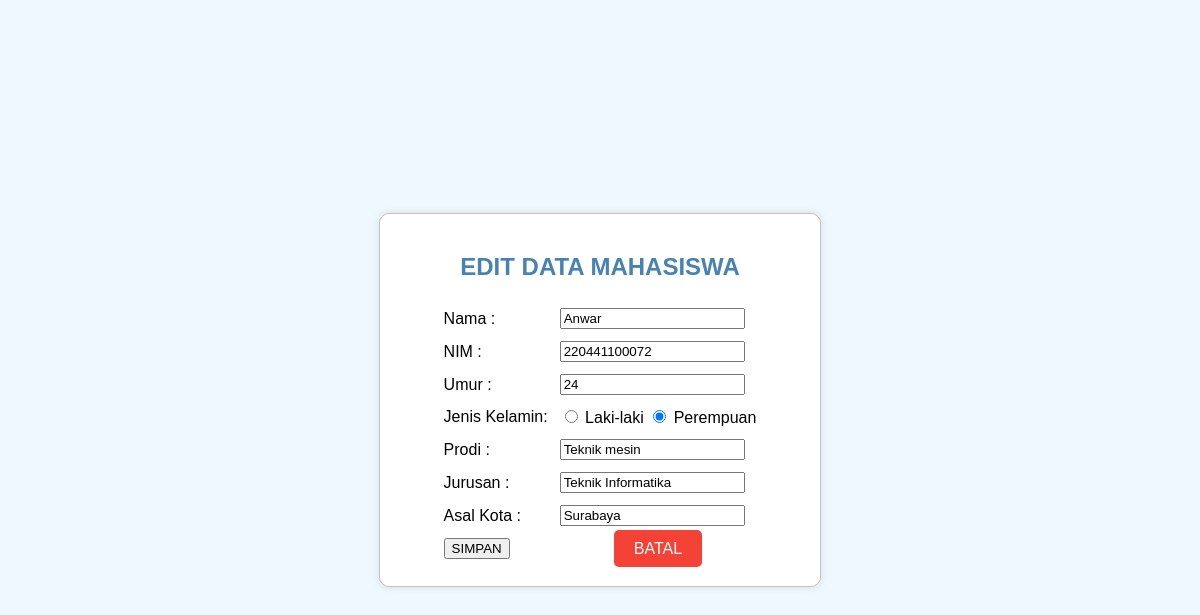
Screenshot of /edit.php?id=6 with the database file from the repository.
### tables this page shows
CREATE TABLE `data_mahasiswa` (
  `id` int(11) NOT NULL,
  `nama` varchar(50) NOT NULL,
  `nim` varchar(255) NOT NULL,
  `umur` int(5) NOT NULL,
  `jenis_kelamin` varchar(10) NOT NULL,
  `prodi` varchar(20) NOT NULL,
  `jurusan` varchar(20) NOT NULL,
  `asal_kota` varchar(20) NOT NULL
);

### edit.php (the view, shortened to what this page needs)
<?php
include 'config/koneksi.php';
?>
<!DOCTYPE html>
<html>
<head>
    <link rel="stylesheet" href="edit.css">
</head>
<body>
<div class="container">
    <h2>EDIT DATA MAHASISWA</h2>
    <?php
    $id = $_GET['id'];
    $data = mysqli_query($koneksi, "SELECT * FROM data_mahasiswa WHERE id='$id'");
    while($d = mysqli_fetch_array($data)){
    ?>
    <div class="container-form">
        <form method="post" action="edit.php">
            <table>
            <tr>
                <td>Nama :</td>
                <td>
                    <input type="text" name="Nama" value="<?php echo $d['nama']; ?>">
                </td>
            </tr>
            <tr>
                <td>NIM : </td>
                <td><input type="text" name="NIM" value="<?php echo $d['nim']; ?>"></td>
            </tr>
            <tr>
                <td>Umur : </td>
                <td><input type="text" name="Umur" value="<?php echo $d['umur']; ?>"></td>
            </tr>
            <tr>
                <td>Jenis Kelamin:</td>
                <td>
                    <input type="radio" name="Jenis_Kelamin" value="Laki-laki" <?php if ($d['jenis_kelamin'] == 'Laki-laki') echo 'checked'; ?>> Laki-laki
                    <input type="radio" name="Jenis_Kelamin" value="Perempuan" <?php if ($d['jenis_kelamin'] == 'Perempuan') echo 'checked'; ?>> Perempuan
                </td>
            </tr>
            <tr>
                <td>Prodi :</td>
                <td><input type="text" name="Prodi" value="<?php echo $d['prodi']; ?>"></td>
            </tr>
            <tr>
                <td>Jurusan :</td>
                <td><input type="text" name="Jurusan" value="<?php echo $d['jurusan']; ?>"></td>
            </tr>
            <tr>
                <td>Asal Kota :</td>
                <td><input type="text" name="Asal_Kota" value="<?php echo $d['asal_kota']; ?>"></td>
            </tr>
            <tr>
                <td><input type="submit" name="update" value="SIMPAN"></td>
                <td colspan="2" align="center"><a href="dashboard.php" type="cancel" class="cancel-btn">BATAL</a></td>
            </tr>
            </table>
        </form>
    </div>
</div>
    <?php
    }
    ?>
</body>
</html>

### edit.css (style rules this page uses)
body { background-color: #f0f8ff; display: flex; justify-content: center; align-items: center; height: 100vh; margin: 0; font-family: Arial, sans-serif; }
.container { background-color: #ffffff; border: 1px solid #c0c0c0; border-radius: 10px; box-shadow: 0 0 10px rgba(0, 0, 0, 0.1); padding: 20px; width: 400px; }
.container h2 { color: #4682b4; text-align: center; }
.container-form { margin-top: 20px; }
.container-form table { margin: auto; }
.container-form table td { padding: 5px; }
.cancel-btn { background-color: #f44336; border: none; border-radius: 5px; color: white; padding: 10px 20px; text-decoration: none; cursor: pointer; transition: background-color 0.3s; }

### rows the page displays
data_mahasiswa: Nama "Anwar", NIM "220441100072", Umur "24", jenis_kelamin "☑", Prodi "Teknik mesin", Jurusan "Teknik Informatika", Asal_Kota "Surabaya"
